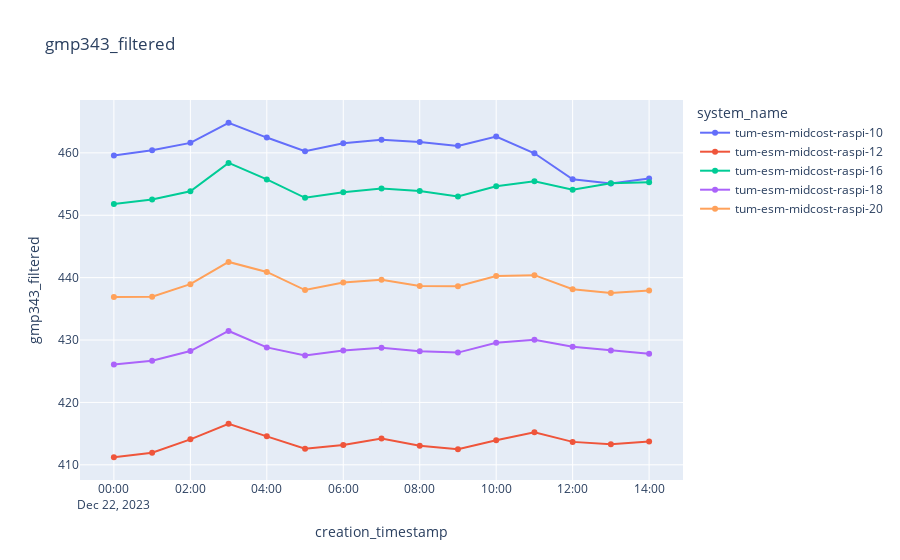

Here is the notebook cell this chart was saved with:
### Code cell
plot_sensor_measurement(df,sensor_id,col_name="gmp343_filtered",filter=filter)

### Figure 1 — Plotly figure (JSON) as saved in the notebook; plotly's stock layout.template omitted (floating-point values rounded to 4 significant figures)
{"data": [{"hovertemplate": "system_name=tum-esm-midcost-raspi-10<br>creation_timestamp=%{x}<br>gmp343_filtered=%{y}<extra></extra>", "legendgroup": "tum-esm-midcost-raspi-10", "line": {"color": "#636efa", "dash": "solid"}, "marker": {"symbol": "circle"}, "mode": "lines+markers", "name": "tum-esm-midcost-raspi-10", "orientation": "v", "showlegend": true, "type": "scatter", "x": ["2023-12-22T00:00:00+00:00", "2023-12-22T01:00:00+00:00", "2023-12-22T02:00:00+00:00", "2023-12-22T03:00:00+00:00", "2023-12-22T04:00:00+00:00", "2023-12-22T05:00:00+00:00", "2023-12-22T06:00:00+00:00", "2023-12-22T07:00:00+00:00", "2023-12-22T08:00:00+00:00", "2023-12-22T09:00:00+00:00", "2023-12-22T10:00:00+00:00", "2023-12-22T11:00:00+00:00", "2023-12-22T12:00:00+00:00", "2023-12-22T13:00:00+00:00", "2023-12-22T14:00:00+00:00"], "xaxis": "x", "y": [459.6, 460.4, 461.6, 464.8, 462.5, 460.3, 461.5, 462.1, 461.8, 461.1, 462.6, 459.9, 455.8, 455.1, 455.9], "yaxis": "y"}, {"hovertemplate": "system_name=tum-esm-midcost-raspi-12<br>creation_timestamp=%{x}<br>gmp343_filtered=%{y}<extra></extra>", "legendgroup": "tum-esm-midcost-raspi-12", "line": {"color": "#EF553B", "dash": "solid"}, "marker": {"symbol": "circle"}, "mode": "lines+markers", "name": "tum-esm-midcost-raspi-12", "orientation": "v", "showlegend": true, "type": "scatter", "x": ["2023-12-22T00:00:00+00:00", "2023-12-22T01:00:00+00:00", "2023-12-22T02:00:00+00:00", "2023-12-22T03:00:00+00:00", "2023-12-22T04:00:00+00:00", "2023-12-22T05:00:00+00:00", "2023-12-22T06:00:00+00:00", "2023-12-22T07:00:00+00:00", "2023-12-22T08:00:00+00:00", "2023-12-22T09:00:00+00:00", "2023-12-22T10:00:00+00:00", "2023-12-22T11:00:00+00:00", "2023-12-22T12:00:00+00:00", "2023-12-22T13:00:00+00:00", "2023-12-22T14:00:00+00:00"], "xaxis": "x", "y": [411.2, 411.9, 414.1, 416.6, 414.6, 412.6, 413.2, 414.2, 413.0, 412.5, 413.9, 415.2, 413.7, 413.3, 413.7], "yaxis": "y"}, {"hovertemplate": "system_name=tum-esm-midcost-raspi-16<br>creation_timestamp=%{x}<br>gmp343_filtered=%{y}<extra></extra>", "legendgroup": "tum-esm-midcost-raspi-16", "line": {"color": "#00cc96", "dash": "solid"}, "marker": {"symbol": "circle"}, "mode": "lines+markers", "name": "tum-esm-midcost-raspi-16", "orientation": "v", "showlegend": true, "type": "scatter", "x": ["2023-12-22T00:00:00+00:00", "2023-12-22T01:00:00+00:00", "2023-12-22T02:00:00+00:00", "2023-12-22T03:00:00+00:00", "2023-12-22T04:00:00+00:00", "2023-12-22T05:00:00+00:00", "2023-12-22T06:00:00+00:00", "2023-12-22T07:00:00+00:00", "2023-12-22T08:00:00+00:00", "2023-12-22T09:00:00+00:00", "2023-12-22T10:00:00+00:00", "2023-12-22T11:00:00+00:00", "2023-12-22T12:00:00+00:00", "2023-12-22T13:00:00+00:00", "2023-12-22T14:00:00+00:00"], "xaxis": "x", "y": [451.8, 452.5, 453.8, 458.4, 455.7, 452.8, 453.7, 454.3, 453.9, 453.0, 454.6, 455.5, 454.1, 455.1, 455.3], "yaxis": "y"}, {"hovertemplate": "system_name=tum-esm-midcost-raspi-18<br>creation_timestamp=%{x}<br>gmp343_filtered=%{y}<extra></extra>", "legendgroup": "tum-esm-midcost-raspi-18", "line": {"color": "#ab63fa", "dash": "solid"}, "marker": {"symbol": "circle"}, "mode": "lines+markers", "name": "tum-esm-midcost-raspi-18", "orientation": "v", "showlegend": true, "type": "scatter", "x": ["2023-12-22T00:00:00+00:00", "2023-12-22T01:00:00+00:00", "2023-12-22T02:00:00+00:00", "2023-12-22T03:00:00+00:00", "2023-12-22T04:00:00+00:00", "2023-12-22T05:00:00+00:00", "2023-12-22T06:00:00+00:00", "2023-12-22T07:00:00+00:00", "2023-12-22T08:00:00+00:00", "2023-12-22T09:00:00+00:00", "2023-12-22T10:00:00+00:00", "2023-12-22T11:00:00+00:00", "2023-12-22T12:00:00+00:00", "2023-12-22T13:00:00+00:00", "2023-12-22T14:00:00+00:00"], "xaxis": "x", "y": [426.1, 426.7, 428.2, 431.5, 428.8, 427.5, 428.3, 428.8, 428.2, 428.0, 429.5, 430.1, 428.9, 428.3, 427.8], "yaxis": "y"}, {"hovertemplate": "system_name=tum-esm-midcost-raspi-20<br>creation_timestamp=%{x}<br>gmp343_filtered=%{y}<extra></extra>", "legendgroup": "tum-esm-midcost-raspi-20", "line": {"color": "#FFA15A", "dash": "solid"}, "marker": {"symbol": "circle"}, "mode": "lines+markers", "name": "tum-esm-midcost-raspi-20", "orientation": "v", "showlegend": true, "type": "scatter", "x": ["2023-12-22T00:00:00+00:00", "2023-12-22T01:00:00+00:00", "2023-12-22T02:00:00+00:00", "2023-12-22T03:00:00+00:00", "2023-12-22T04:00:00+00:00", "2023-12-22T05:00:00+00:00", "2023-12-22T06:00:00+00:00", "2023-12-22T07:00:00+00:00", "2023-12-22T08:00:00+00:00", "2023-12-22T09:00:00+00:00", "2023-12-22T10:00:00+00:00", "2023-12-22T11:00:00+00:00", "2023-12-22T12:00:00+00:00", "2023-12-22T13:00:00+00:00", "2023-12-22T14:00:00+00:00"], "xaxis": "x", "y": [436.9, 436.9, 439.0, 442.5, 440.9, 438.0, 439.2, 439.7, 438.7, 438.6, 440.3, 440.4, 438.1, 437.5, 437.9], "yaxis": "y"}], "layout": {"legend": {"title": {"text": "system_name"}, "tracegroupgap": 0}, "title": {"text": "gmp343_filtered"}, "xaxis": {"anchor": "y", "domain": [0, 1], "title": {"text": "creation_timestamp"}}, "yaxis": {"anchor": "x", "domain": [0, 1], "title": {"text": "gmp343_filtered"}}}}
